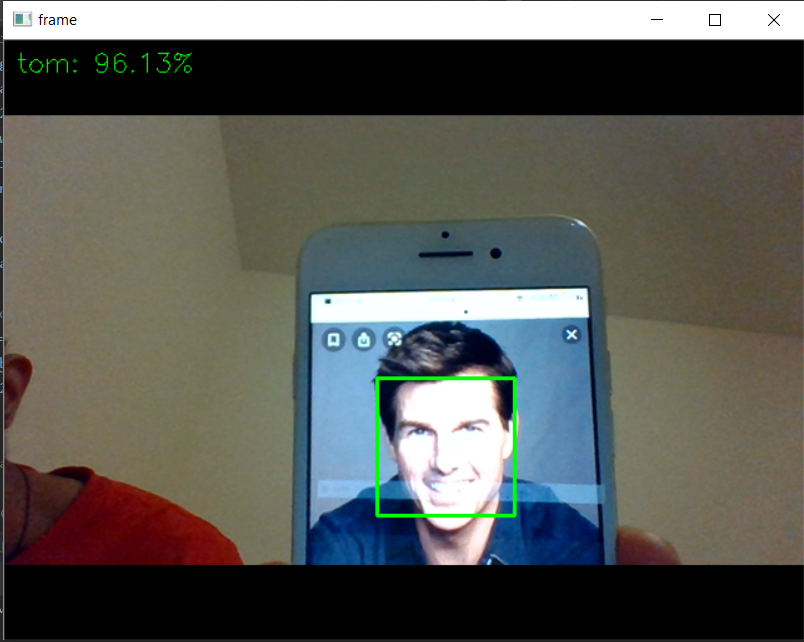
#> input picture rd_img/opencv1.png, 804 x 642 px, given in place of the camera
$ python Custom.py
#> lines starting #> are read from the running program, lines starting #| are printed output that depends on the picture; after the words box and inside, x2 and y2 are one past the last pixel; in counts of white or black regions, pixels touching at a corner belong together; pictures that were not available may be replaced by others from this repository, and a replacement may not be noted
import numpy as np
import cv2
import os

FOLDER_NAME="swapnil"
face_cascade=cv2.CascadeClassifier("haarcascade_frontalface_default.xml")
DIR = os.path.dirname(os.path.abspath(__file__))
train_dir=os.path.join(DIR,"train")
train_dir=os.path.join(train_dir, FOLDER_NAME)

os.chdir(train_dir)

cap = cv2.VideoCapture(0)
count=1
while True:
    count=count+1
    ret, frame = cap.read()
#> frame is the input picture: shape (642, 804, 3); mean B, G, R 86, 90.6, 88.7
    frame = cv2.flip(frame, 1)
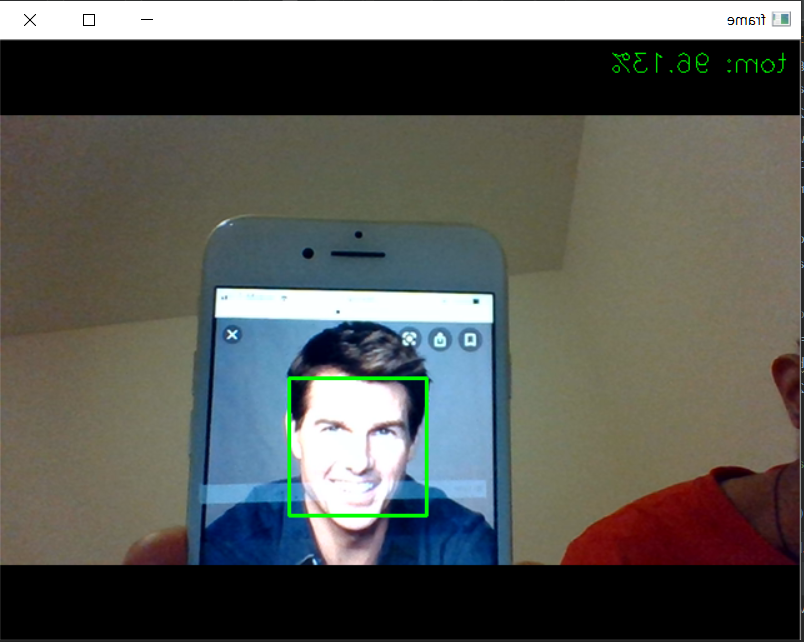
#> frame: shape (642, 804, 3); mean B, G, R 86, 90.6, 88.7
    faces=face_cascade.detectMultiScale(frame)
#> faces = [[290, 376, 137, 137]]
    for (x,y,w,h) in faces:
        newimg = frame[y:y + h, x:x + w]
        newimg = cv2.resize(newimg, (224, 224))
        newimg=cv2.cvtColor(newimg,cv2.COLOR_BGR2GRAY)
        cv2.imwrite(str(count)+".jpg", newimg)
        cv2.rectangle(frame,(x,y),(x+w,y+h),(0,255,0),2)
#> this loop made 1 pass
#> pass 1, `newimg = frame[y:y + h, x:x + w]`:
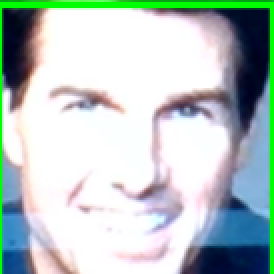
#> newimg: shape (137, 137, 3) (shown 2 times larger); mean B, G, R 194.9, 197.3, 182.6
#> pass 1, `newimg = cv2.resize(newimg, (224, 224))`:
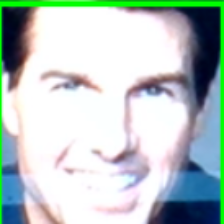
#> newimg: shape (224, 224, 3); mean B, G, R 194.8, 197.2, 182.5
#> pass 1, `newimg=cv2.cvtColor(newimg,cv2.COLOR_BGR2GRAY)`:
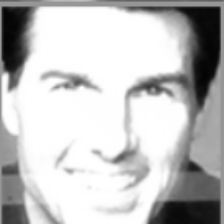
#> newimg: shape (224, 224); min 3, max 255, mean 192.5
#> after the loop:
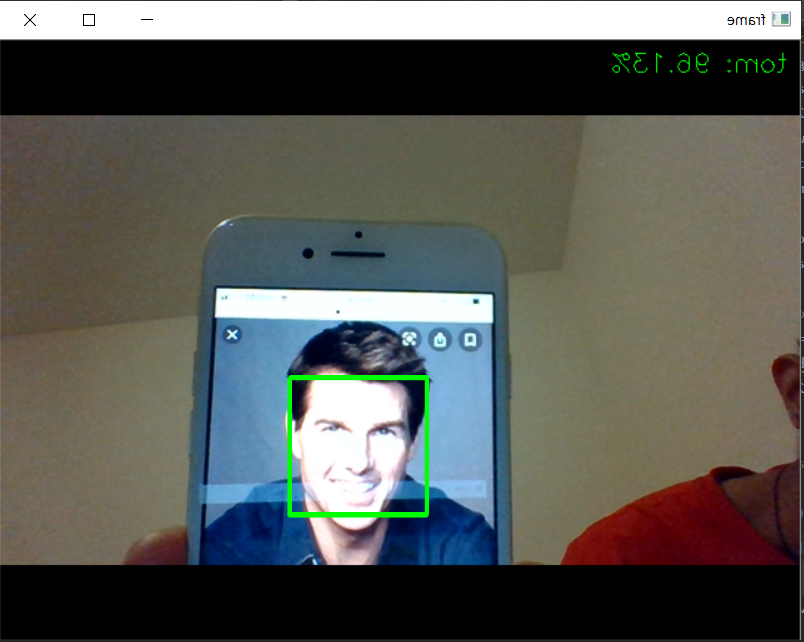
#> frame: shape (642, 804, 3); 0.16% of pixels changed, all inside (x1, y1, x2, y2) = (289, 375, 429, 514)
    cv2.imshow("frame", frame)

    ch=cv2.waitKey(1)
#> (key q is pressed here)

    if(ch & 0xFF==ord('q')):
        break
cap.release()
cv2.destroyAllWindows()
